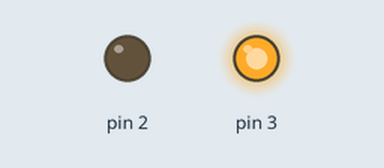
This sketch was run on a simulated Arduino Uno, built with avr-gcc and run on an emulated ATmega328P. Parts: output pins drawn as LEDs (lit = HIGH). No radio packets arrive unless stated.

Above: at 5.0 s.
At 12.5 s:
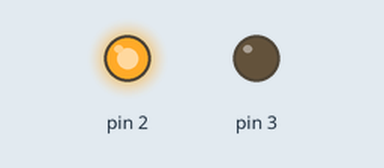
Timing chart, 0 to 19.5 s (numbered marks = the images above):
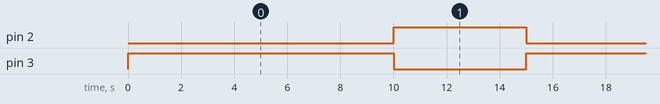

The sketch:

master.ino
```cpp
/*
* https://howtomechatronics.com/tutorials/arduino/arduino-wireless-communication-nrf24l01-tutorial/
* https://github.com/nRF24/RF24
*/

#include <SPI.h>
#include <nRF24L01.h>
#include <RF24.h>

RF24 radio(7, 8); // CE, CSN

const byte address[6] = "00001";

int stato = 0;

void setup() {
  pinMode(2, OUTPUT);
  pinMode(3, OUTPUT);

  Serial.begin(9600);

  radio.begin();
  radio.openWritingPipe(address);
  radio.setPALevel(RF24_PA_MIN);
  radio.stopListening();
}

void loop() {
  //trasmette 0, 1, 2
  stato = 0;
  digitalWrite(2, LOW);
  digitalWrite(3, HIGH);
  radio.write(&stato, sizeof(stato));
  delay(5000);
  stato = 1;
  digitalWrite(2, LOW);
  digitalWrite(3, HIGH);
  radio.write(&stato, sizeof(stato));
  delay(5000);
  stato = 2;
  digitalWrite(2, HIGH);
  digitalWrite(3, LOW);
  radio.write(&stato, sizeof(stato));
  delay(5000);
}
```

Measured:
- by itself, pin 2: alternates HIGH for 5.0 s and LOW for 10.0 s
- by itself, pin 3: alternates HIGH for 10.0 s and LOW for 5.0 s
